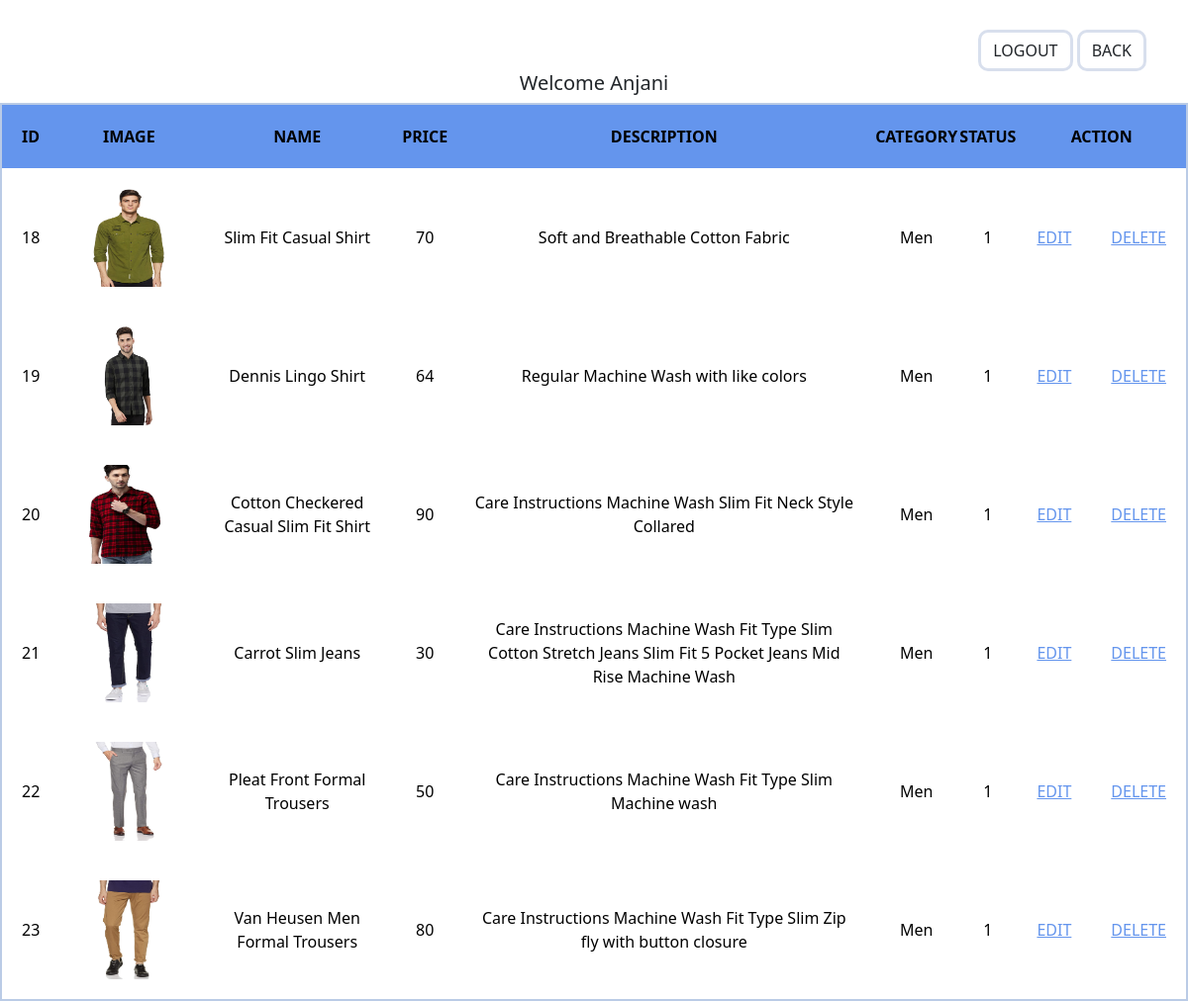
/admin-panel/men_products.php (signed in), run on an earlier commit of the app's database.
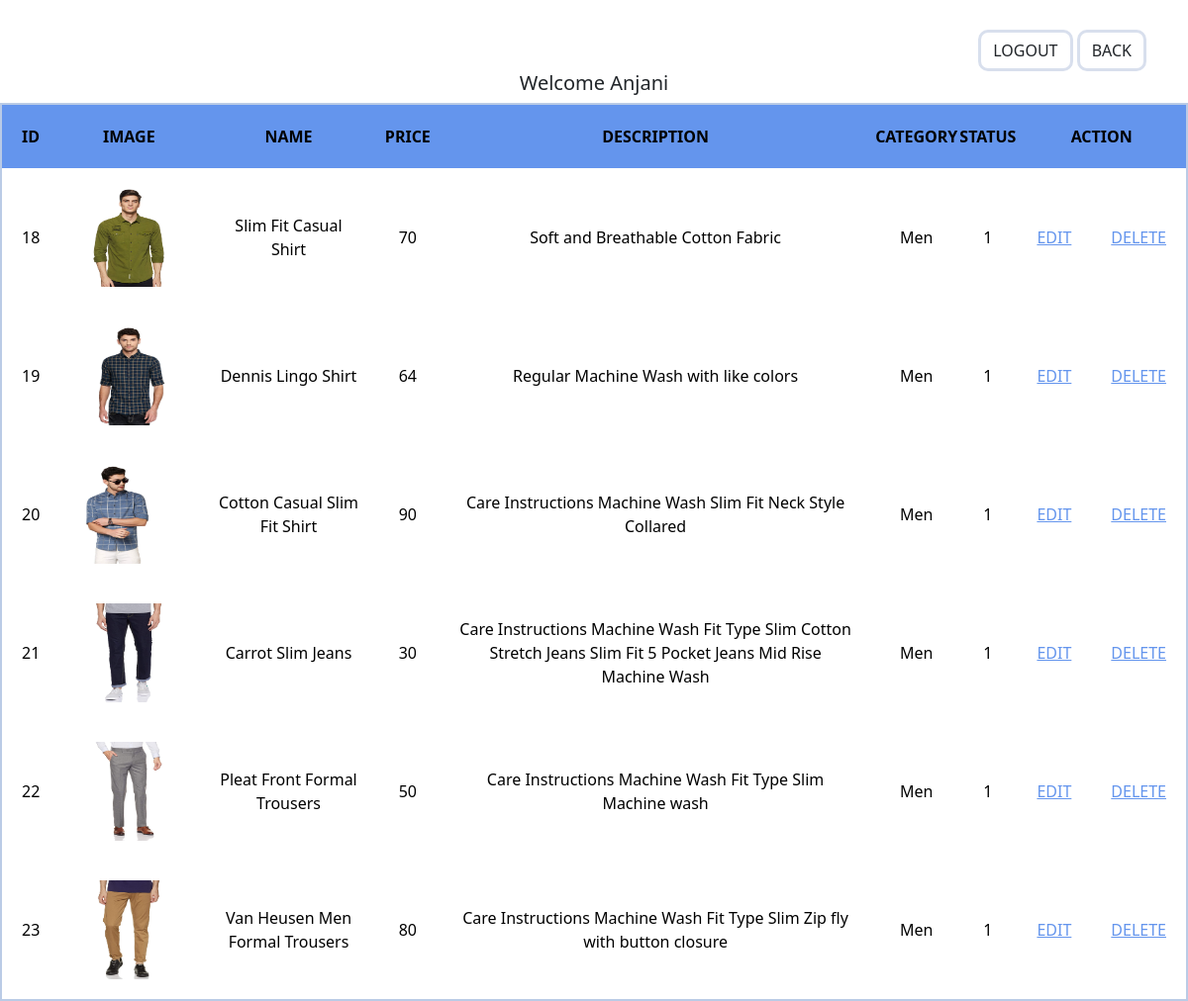
And on a later commit of the database.
### tables this page shows
CREATE TABLE `product_detail` (
  `p_id` bigint(10) NOT NULL,
  `p_name` varchar(100) NOT NULL,
  `p_price` bigint(50) NOT NULL,
  `p_desc` text NOT NULL,
  `p_image` varchar(100) NOT NULL,
  `c_name` varchar(50) NOT NULL,
  `is_active` bigint(20) NOT NULL DEFAULT 1
);

### admin-panel/men_products.php (the view, shortened to what this page needs)
<!DOCTYPE html>
<html lang="en">
<head>
    <link href="https://cdn.jsdelivr.net/npm/bootstrap@5.1.3/dist/css/bootstrap.min.css" rel="stylesheet">
    <link rel="stylesheet" href="css/style.css">
</head>
<body>
    <div class="container">
        <a href="logout.php" class="btn">LOGOUT</a>
        <a href="dashboard.php" class="btn">BACK</a>
    </div>
</body>
</html>
<?php
include 'connection.php';
if($_SESSION['email']==''){
    header('Location:login.php');
}
else{
    $email=$_SESSION['email'];
    $query1=mysqli_query($con,"select a_name from admin where a_email='$email'") or die("error in query");
    $row1=mysqli_fetch_array($query1);
        echo "<center><h5>Welcome ".$row1['a_name']."</h5></center>";
}
echo "<center><table class='table-primary' border='2'>
    <th>ID</th>
    <th>IMAGE</th>
    <th>NAME</th>
    <th>PRICE</th>
    <th>DESCRIPTION</th>
    <th>CATEGORY</th>
    <th>STATUS</th>
    <th colspan='2'>ACTION</th>";
$sql="select * from product_detail where c_name='Men'" or die("error in query");
$query=mysqli_query($con,$sql);
while($row=mysqli_fetch_array($query))
{
    $p_id=$row['p_id'];
    echo "<tr>";
    echo "<td>".$p_id."</td>";
    echo "<td><img src=".$row['p_image']." height=100 width=100px></td>";
    echo "<td>".$row['p_name']."</td>";
    echo "<td>".$row['p_price']."</td>";
    echo "<td>".$row['p_desc']."</td>";
    echo "<td>".$row['c_name']."</td>";
    echo "<td>".$row['is_active']."</td>";
    echo "<td><a href='update_product.php?p_id=$p_id'>EDIT</a></td>";
    echo "<td><a href='delete_product.php?p_id=$p_id'>DELETE</a></td>";
    echo "</tr>";
}
echo "</table></center>";
?>

### admin-panel/css/style.css (style rules this page uses)
table tr td { text-align: center; padding-top: 20px; padding-left: 20px; padding-right: 20px; margin-top: 30px; }
body { margin-top: 30px; }
table { border: 2px solid cornflowerblue; }
.btn { border: 3px solid #d8dfed; border-radius: 10px; }

### admin-panel/men_products.php (style rules this page uses)
th { text-align: center; background-color: cornflowerblue; padding-top: 20px; padding-bottom: 20px; }
.container { text-align: right; }
a { color: cornflowerblue; }
table tr td { padding-bottom: 20px; }

What changed in the data, as far as the page shows it:
changed product_detail "Dennis Lingo Shirt": p_image: a different picture
changed product_detail "Care Instructions Machine Wash Slim Fit Neck Style Collared": p_image: a different picture; p_name "Cotton Checkered Casual Slim Fit Shirt" → "Cotton Casual Slim Fit Shirt"
